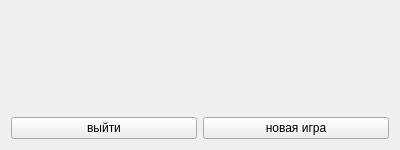
<?xml version="1.0" encoding="UTF-8"?>
<ui version="4.0">
 <class>Form</class>
 <widget class="QWidget" name="Form">
  <property name="geometry">
   <rect>
    <x>0</x>
    <y>0</y>
    <width>400</width>
    <height>150</height>
   </rect>
  </property>
  <property name="minimumSize">
   <size>
    <width>400</width>
    <height>150</height>
   </size>
  </property>
  <property name="maximumSize">
   <size>
    <width>400</width>
    <height>150</height>
   </size>
  </property>
  <property name="windowTitle">
   <string>Form</string>
  </property>
  <layout class="QVBoxLayout" name="verticalLayout">
   <item>
    <widget class="QLabel" name="label">
     <property name="layoutDirection">
      <enum>Qt::LeftToRight</enum>
     </property>
     <property name="text">
      <string/>
     </property>
     <property name="textFormat">
      <enum>Qt::AutoText</enum>
     </property>
     <property name="alignment">
      <set>Qt::AlignCenter</set>
     </property>
    </widget>
   </item>
   <item>
    <layout class="QHBoxLayout" name="horizontalLayout">
     <item>
      <widget class="QPushButton" name="pushButton">
       <property name="text">
        <string>выйти</string>
       </property>
       <attribute name="buttonGroup">
        <string notr="true">buttonGroup</string>
       </attribute>
      </widget>
     </item>
     <item>
      <widget class="QPushButton" name="pushButton_2">
       <property name="text">
        <string>новая игра</string>
       </property>
       <attribute name="buttonGroup">
        <string notr="true">buttonGroup</string>
       </attribute>
      </widget>
     </item>
    </layout>
   </item>
  </layout>
 </widget>
 <resources/>
 <connections/>
 <buttongroups>
  <buttongroup name="buttonGroup"/>
 </buttongroups>
</ui>
